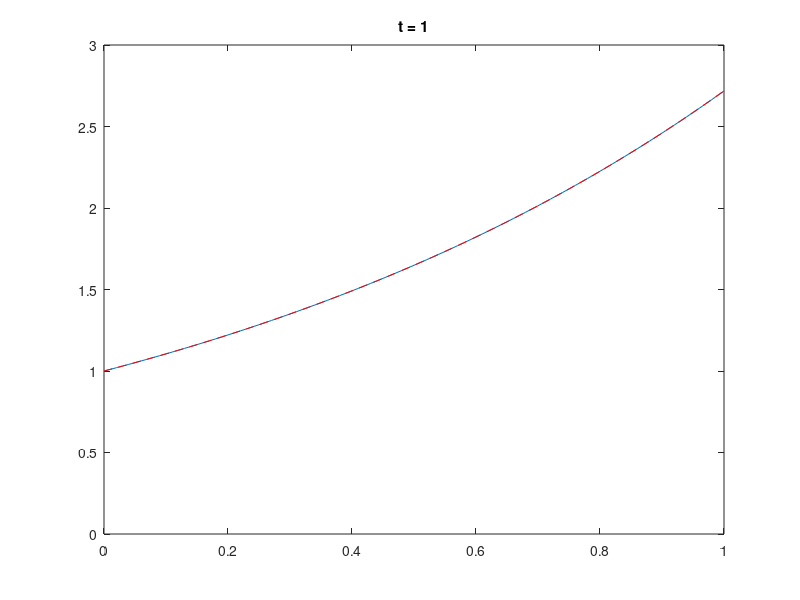

Recreate this plot in MATLAB.
%% Function in ODE
% dx[theta(x) * dx u] + rho(x)*u = g(x)
theta = @(x) -ones(size(x));
dtheta = @(x) zeros(size(x));
rho = @(x) ones(size(x));
% If u(x) == exp(x), then g(x) is
u_true = @(x) exp(x);
g = @(x) zeros(size(x));

%% Parameters
a = 0;
b = 1;
L = b - a;
ua = u_true(a);
ub = u_true(b);

T = 1;
tau = .00001;
Nt = ceil(T/tau) + 1;

Nx = 101;
h = (b - a)/(Nx-1);
x = linspace(a, b, Nx);

nu = tau/h^2;
%% Transition matrices
U_now = (1 - tau - 2*nu) * eye(Nx) + ...
    diag(+nu * ones(Nx-1, 1), 1) + ...
    diag(+nu * ones(Nx-1, 1), -1);
U_now(1, :) = 0; U_now(end, :) = 0;
U_next = eye(Nx);

%% Integration
% u_0 = (ub - ua)/(b-a) * x + ua;
u_0 = zeros(Nx, 1);
U = zeros(Nt, Nx);
U(1, :) = u_0;

for k = 2 : Nt
    right_part = U_now * U(k-1, :).';
    right_part(1) = ua;
    right_part(end) = ub;
    U(k, :) = U_next \ right_part;
end

%% Visualisation
figure(2)

for k = [1 : floor(Nt/200) : Nt, Nt]
    plot(x, U(k, :));
    hold on;
    plot(x, u_true(x), '--r');
    hold off;
    axis([0 L 0 3]);
    title(['t = ', num2str((k-1)*tau)]);
    drawnow;
end
